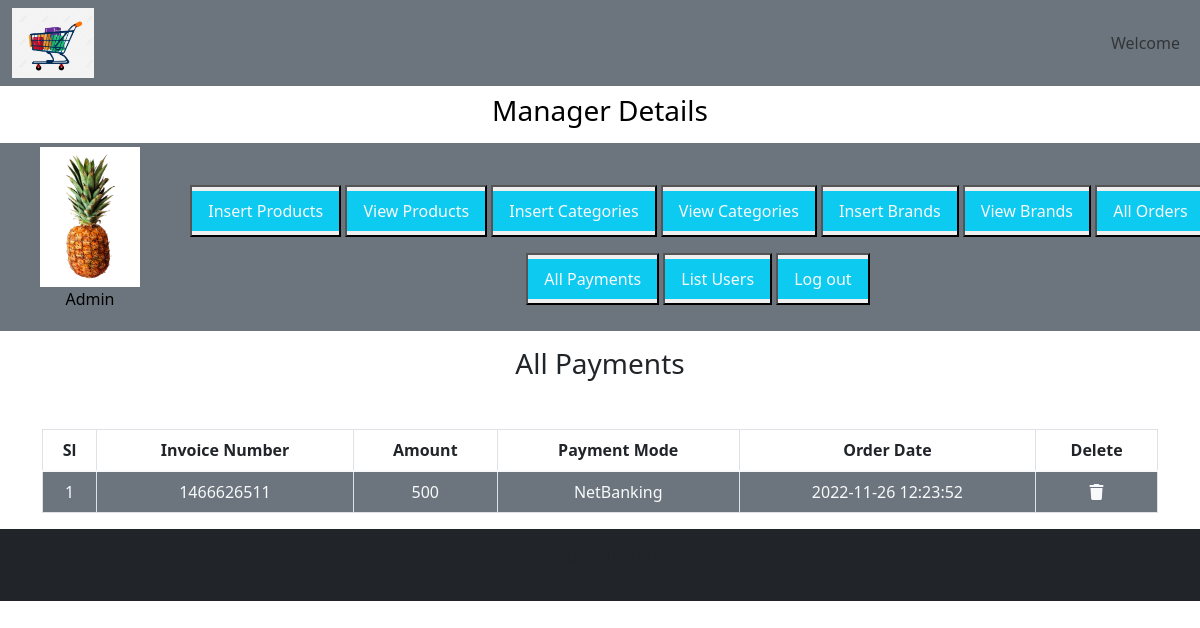
Page /webapp/admin_area/index.php?list_payments on the committed database.
### tables this page shows
CREATE TABLE `user_payments` (
  `payment_id` int(11) NOT NULL,
  `order_id` int(11) NOT NULL,
  `invoice_number` int(11) NOT NULL,
  `amount` int(11) NOT NULL,
  `payment_mode` varchar(255) NOT NULL,
  `date` timestamp NOT NULL DEFAULT current_timestamp() ON UPDATE current_timestamp()
);

### webapp/admin_area/list_payments.php (the view, shortened to what this page needs)
<h3 class="text-center text-dark">All Payments</h3>
<table class="table table-bordered mt-5 text-center">
    <thead>
        <?php
        $get_payments = "SELECT * FROM user_payments";
        $result = mysqli_query($con, $get_payments);
        $row_count = mysqli_num_rows($result);
        if ($row_count == 0) {
            echo "<h2 class='bg-secondary text-center mt-5'>No Payments Received yet</h2>";
        } else {
            echo   "<tr>
    <th>Sl</th>
    <th>Invoice Number</th>
    <th>Amount</th>
    <th>Payment Mode</th>
    <th>Order Date</th>
    <th>Delete</th>
</tr>
</thead>
<tbody class='bg-secondary text-light text-center'>";
            $number = 0;
            while ($row_data = mysqli_fetch_assoc($result)) {
                $amount = $row_data['amount'];
                $invoice_number =  $row_data['invoice_number'];
                $payment_mode = $row_data['payment_mode'];
                $order_date = $row_data['date'];
                $number++;
                echo " <tr>
                <td>$number</td>
                <td>$invoice_number</td>
                <td>$amount</td>
                <td>$payment_mode</td>
                <td>$order_date</td>
                <td><a href=''class='text-light'><i class='fa-solid fa-trash'></i></a></td>
            </tr>";
            }
        }
        ?>
        </tbody>
</table>

### webapp/style.css (style rules this page uses)
* { margin: 0; padding: 0; box-sizing: border-box; }

### webapp/admin_area/index.php (style rules this page uses)
body { overflow-x: hidden; }

### rows in the picture
user_payments: invoice_number "1466626511", amount "500", payment_mode "NetBanking", date "2022-11-26 12:23:52"
